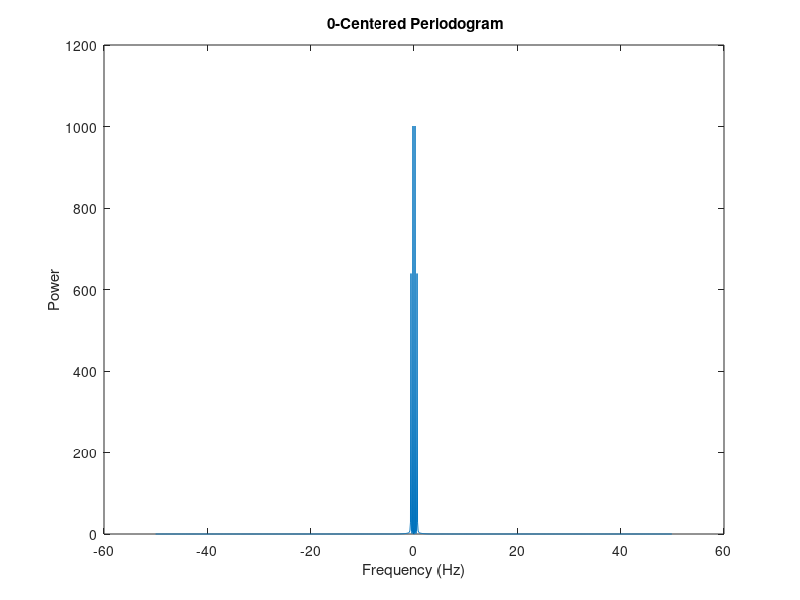
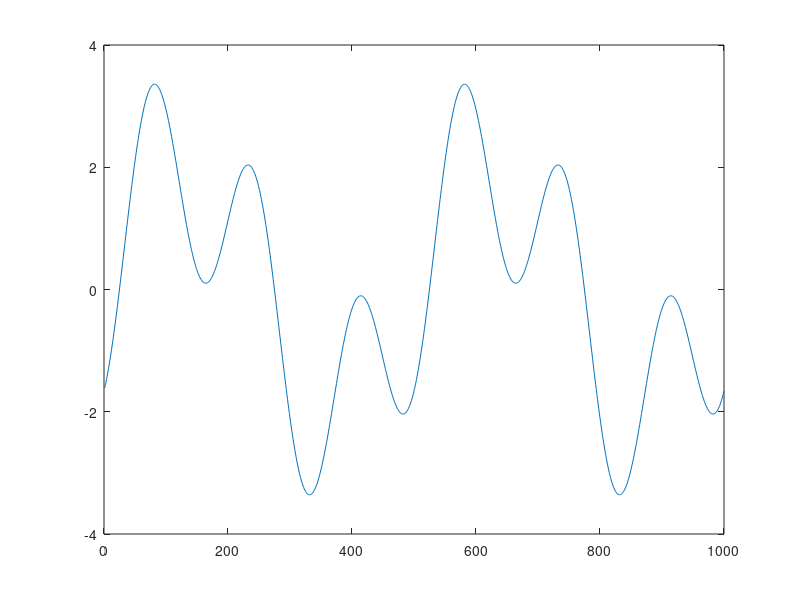

MATLAB code for these plots, in order:
clc;
clear;

fs = 100;                          % Sample frequency (Hz)
t = 0:1/fs:10-1/fs;                % 10 sec sample
x = (2)*sin(2*pi*0.2*t)+ (1.7)*sin(2*pi*0.6*(t-2)) % 40 Hz component
  %+ (2.5)*randn(size(t));          % Gaussian noise;

m = length(x);          % Window length
n = pow2(nextpow2(m));  % Transform length
y = fft(x,n);           % DFT
y0 = fftshift(y);          % Rearrange y values
f0 = (-n/2:n/2-1)*(fs/n);  % 0-centered frequency range
power0 = y0.*conj(y0)/n;   % 0-centered power

plot(f0,power0)
xlabel('Frequency (Hz)')
ylabel('Power')
title('{\bf 0-Centered Periodogram}')

figure(2)
plot(x);
